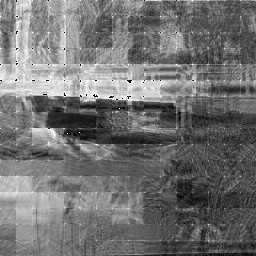

Write the Python code that produced this figure.
from audioop import reverse
import cv2 as cv
import numpy as np
import matplotlib.pyplot as plt
def fft(arr):
    f = np.fft.fft2(arr)
    move1 = np.fft.fftshift(f) 
    fr = -np.sort(-np.ravel(f) )
    size = f.size
    index = int(fr[int(np.round(size/4))])
    nf = f
    w,h =f.shape
    for i in range(w):
        for j in range(h):
            if(f[i][j] < index):
                nf[i][j]=0
    move2 = np.fft.ifftshift(nf)
    newfp = np.abs(move2)
    # cv.imshow('FFT 2D', newfp / np.max(newfp) * 255)    
    ibridge = np.fft.ifft2(nf).real.astype('uint8')
    return ibridge 


img = cv.imread('bridge.jpg', cv.IMREAD_GRAYSCALE)
for i in range(16):
    for j in range(16):
        width = i*16
        height = j*16
        img[width:width+16,height:height+16] = fft(img[width:width+16,height:height+16])

cv.imshow('IFFT GRAGH', img)           
cv.imwrite("1.2.jpg",img)
cv.waitKey(0)
cv.destroyAllWindows()
